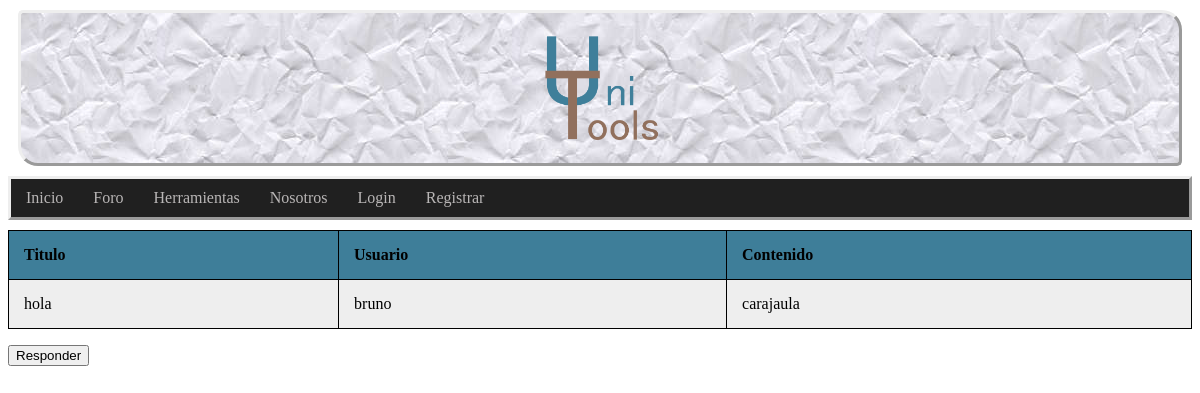
The page /post.php?&id=10 on the database as committed earlier.
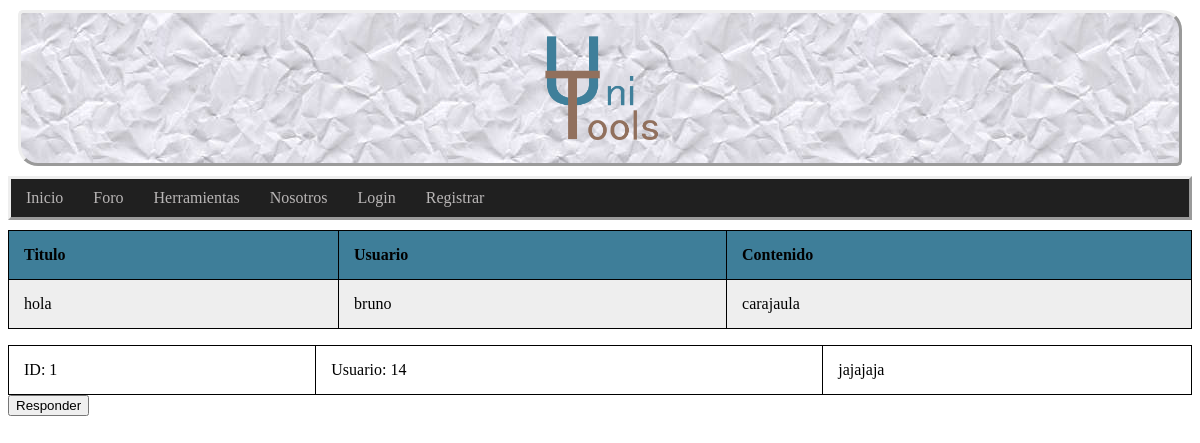
The same page on the database as committed later.
### tables this page shows
CREATE TABLE `posts` (
  `id_post` int(11) NOT NULL,
  `user` int(11) NOT NULL,
  `title` text NOT NULL,
  `content` text NOT NULL,
  `id_cat` int(11) NOT NULL
);

CREATE TABLE `user` (
  `id_user` int(11) NOT NULL,
  `email` varchar(50) NOT NULL,
  `password` varchar(255) NOT NULL,
  `username` varchar(30) NOT NULL,
  `premium` tinyint(1) NOT NULL
);

CREATE TABLE `respuesta` (
  `id_respuesta` int(11) NOT NULL,
  `id_post` int(11) NOT NULL,
  `user` int(11) NOT NULL,
  `date` date NOT NULL DEFAULT current_timestamp(),
  `content` text NOT NULL
);

### dao/DAO.php (called while the page is built, shortened)
<?php
class DAO {
	public $conn;
	public function __construct() {
		if (!$this->conn){
			$this->conn = mysqli_connect("localhost", "root", "", "unitoolsdb");
		}
	}
	public function ejecutarConsulta($query){
		$result = mysqli_query($this->conn, $query) or die($this->conn->error);
        $array = mysqli_fetch_assoc($result);
		return $array;
	}
	public function devolverConsulta($query){
		$result = mysqli_query($this->conn, $query) or die($this->conn->error);
		return $result;
	}
}
?>

### dao/dao_post.php (called while the page is built, shortened)
<?php
include_once('DAO.php');
include_once('post_class.php');
class DAOpost extends DAO {
	public function search_post($id){
		$sql = sprintf("SELECT * FROM posts WHERE id_post = $id");
		$result = $this->ejecutarConsulta($sql);
		if (count($result) > 0) {
			$post = new TOUpost($result['id_post'], $result['user'], $result['title'], $result['content'], $result['id_cat']);
            return $post;
		}else{
            return null;
        }
	}
}
?>

### dao/post_class.php (called while the page is built, shortened)
<?php
class TOUPost {
	private $id_Post;
	private $content;
	function __construct($id_post ='',$user='',$title='',$content='',$category=''){
        $this->id_Post = $id_post;
		$this->content = $content;
	}
	public function get_id(){
		return $this->id_Post;
	}
	public function get_content(){
		return $this->content;
	}
}
?>

### dao/dao_user.php (called while the page is built, shortened)
<?php
include_once('DAO.php');
include_once('user_class.php');
class DAOUsuario extends DAO {
	public function search_userId($userId){
		$sql = sprintf("SELECT * FROM user WHERE id_User = $userId");
		if (!$this->ejecutarConsulta($sql))
			return null;
		else
		{
			$result = $this->ejecutarConsulta($sql);
			$user = new TOUser($result['id_user'],$result['email'],$result['password'],$result['username'],$result['premium']);
			return $user;
		}
	}
}
?>

### dao/user_class.php (called while the page is built, shortened)
<?php
class TOUser {
	private $user_name;
	function __construct($userId='',$email='',$password='',$user_name='',$premium=''){
		$this->user_name = $user_name;
	}
	public function get_username(){
		return $this->user_name;
	}
}
?>

### dao/respuesta_class.php (called while the page is built, shortened)
<?php
class TORespuesta {
	private $id_respuesta;
	private $id_post;
	private $user;
	private $content;
	function __construct($id_respuesta='', $id_post='', $user='', $date='', $content=''){
		$this->id_respuesta = $id_respuesta;
		$this->id_post = $id_post;
		$this->user = $user;
		$this->content = $content;
	}
	public function get_id(){
		return $this->id_respuesta;
	}
	public function get_post(){
		return $this->id_post;
	}
	public function get_user(){
		return $this->user;
	}
	public function get_content(){
		return $this->content;
	}
}
?>

### dao/dao_respuesta.php (called while the page is built, shortened)
<?php
include_once('DAO.php');
require_once('dao/respuesta_class.php');
class DAOrespuesta extends DAO {
	public function show_all_answers($id){
		$sql = sprintf("SELECT * FROM respuesta WHERE id_post = $id ORDER BY id_respuesta ASC");
		$query = $this->devolverConsulta($sql);
        $array = [];
        while($result = mysqli_fetch_assoc($query)){
            $respuesta = new TORespuesta($result['id_respuesta'],$result['id_post'],$result['user'],$result['date'],$result['content']);
            array_push($array, $respuesta);
        }
		return $array;
	}
}
?>

### post.php (the view, shortened to what this page needs)
<?php
include_once("dao/dao_post.php");
include_once("dao/dao_respuesta.php");
include_once("dao/dao_user.php");
?>
<!DOCTYPE html>
<html>
<head>
	<link rel="stylesheet" type="text/css" href="css/forum.css">
</head>
<body>
	<div id="contenedor">
		<?php
		require("includes/common/cabecera.php");
		require("includes/common/navegacion.php");
		?>
		<div id="contenido">
			<?php
			$dao_resp = new DAOrespuesta();
			$dao_post = new DAOpost();
			$dao_user = new DAOUsuario();
			$id = $_GET["id"];
			$curr_post = $dao_post->search_post($id);
			$post_id = $curr_post->get_id();
			$usuario = $dao_user->search_userId($post_id);
			$title = $curr_post->get_title();
			$contenido = $curr_post->get_content();
			$post = $dao_post->search_post($id);
			if ($usuario == null) {
				$username = "Usuario borrado";
			} else {
				$username = $usuario->get_username();
			}
			 echo "<table id='t01' style='width:100%'>";
             echo "<tr>";
             echo "<th>Titulo</th>";
             echo "<th>Usuario</th>";
             echo "<th>Contenido</th>";
             echo "</tr>";
             echo "<tr>";
             echo "<td>". $title ."</td>";
             echo "<td>" . $username . "</td>";
			 echo "<td>". $contenido ."</td>";
			 echo "</tr>";
             echo "</table>";
			$res = $dao_resp->show_all_answers($id);
			while (!empty($res)) {
				$curr_resp = array_shift($res);
				$resp_id = $curr_resp->get_id();
				$post_id = $curr_resp->get_post();
				$user = $curr_resp->get_user();
				$comentario = $curr_resp->get_content();
				echo "<table class=\"respuestas\">";
				echo "<tbody>";
				echo "<tr>";
				echo "<td>ID: " . $resp_id . "</td>";
				echo "<td>Usuario: " . $user . "</td>";
				echo "<td>" . $comentario . "</td>";
				echo "</tr>";
				echo "</tbody>";
				echo "</table>";
			}
			echo "<button onclick=\"location.href='respuesta.php?post=" . $post_id . "'\">Responder</button>"
			?>
		</div>
	</div>
</body>

### includes/common/cabecera.php
<div class="header">
    <a href="index.php"><img src="img/UniTools.png" alt="UniTools" width="120"></a>
</div>

### includes/common/navegacion.php (shortened to what this page needs)
<div class="navbar">
    <?php
            if(!isset($_SESSION["login"]) || !($_SESSION["login"]))
            {
                echo "<a href=\"index.php\">Inicio</a>";
                echo "<a href=\"foro.php\">Foro</a>";
                echo "<a href=\"herramientas.php\">Herramientas</a>";
                echo "<a href=\"team.php\">Nosotros</a>";
                echo"<a href=\"login.php\">Login</a>";
                echo"<a href=\"registro.php\" >Registrar</a>";
            }
    ?>
</div>

### css/forum.css (style rules this page uses)
.header { background-image: url(../img/PaperCrumpled0004_1_350.jpg); padding: 5px; border-style: outset; border-radius: 5px 20px 5px; margin: 10px; text-align: center; }
.navbar { background-color: rgb(32, 32, 32); overflow: hidden; border-style: outset; display:flex; margin-right: auto; margin-bottom: 10px; }
.navbar a { float: left; display: block; color: rgb(185, 182, 182); text-align: center; padding: 10px 15px; text-decoration: none; }
table { width:100%; }
table, th, td { border: 1px solid black; border-collapse: collapse; }
th, td { padding: 15px; text-align: left; }
table#t01 tr:nth-child(even) { background-color: #eee; }
table#t01 tr:nth-child(odd) { background-color: #fff; }
table#t01 th { background-color: #3e7e99; color: black; }

Rows that differ between the two databases and show on the page:
added respuesta: id_respuesta "1", user "14", content "jajajaja"
